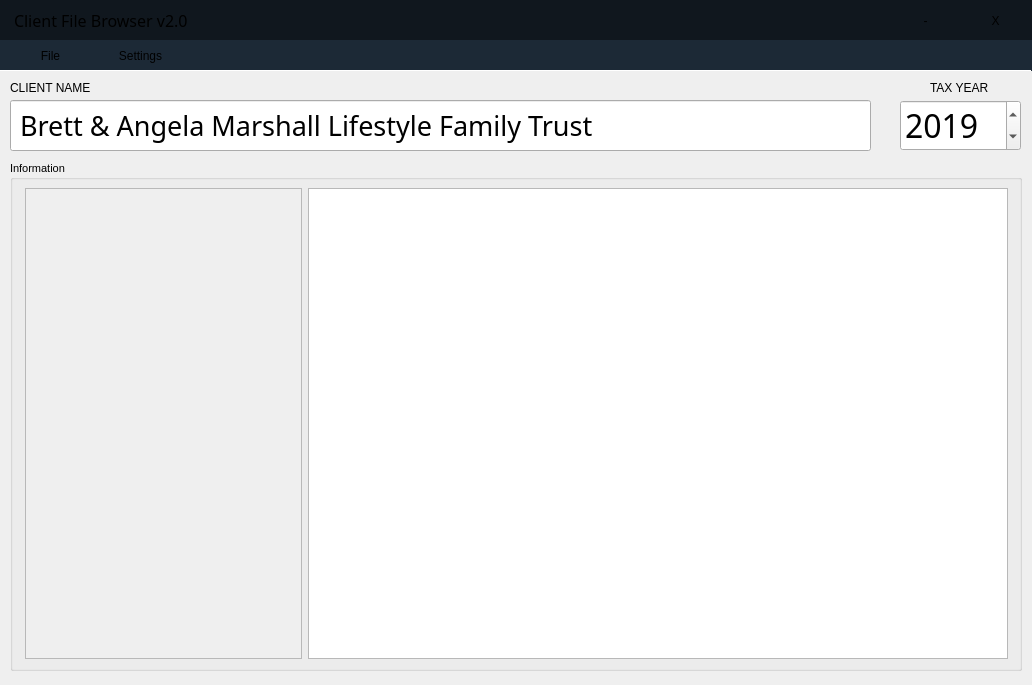
<?xml version="1.0" encoding="UTF-8"?>
<ui version="4.0">
 <class>MainWindow</class>
 <widget class="QMainWindow" name="MainWindow">
  <property name="geometry">
   <rect>
    <x>0</x>
    <y>0</y>
    <width>1032</width>
    <height>685</height>
   </rect>
  </property>
  <property name="sizePolicy">
   <sizepolicy hsizetype="Fixed" vsizetype="Fixed">
    <horstretch>0</horstretch>
    <verstretch>0</verstretch>
   </sizepolicy>
  </property>
  <property name="windowTitle">
   <string>MainWindow</string>
  </property>
  <widget class="QWidget" name="centralwidget">
   <widget class="QGroupBox" name="groupBox">
    <property name="geometry">
     <rect>
      <x>10</x>
      <y>160</y>
      <width>1012</width>
      <height>511</height>
     </rect>
    </property>
    <property name="sizePolicy">
     <sizepolicy hsizetype="Expanding" vsizetype="Expanding">
      <horstretch>0</horstretch>
      <verstretch>0</verstretch>
     </sizepolicy>
    </property>
    <property name="minimumSize">
     <size>
      <width>1000</width>
      <height>0</height>
     </size>
    </property>
    <property name="font">
     <font>
      <family>MS Shell Dlg 2</family>
      <pointsize>8</pointsize>
     </font>
    </property>
    <property name="title">
     <string>Information</string>
    </property>
    <property name="alignment">
     <set>Qt::AlignLeading|Qt::AlignLeft|Qt::AlignVCenter</set>
    </property>
    <layout class="QHBoxLayout" name="horizontalLayout">
     <property name="leftMargin">
      <number>12</number>
     </property>
     <property name="rightMargin">
      <number>11</number>
     </property>
     <item>
      <widget class="QScrollArea" name="scrollArea">
       <property name="widgetResizable">
        <bool>true</bool>
       </property>
       <widget class="QWidget" name="scrollAreaWidgetContents">
        <property name="geometry">
         <rect>
          <x>0</x>
          <y>0</y>
          <width>278</width>
          <height>469</height>
         </rect>
        </property>
       </widget>
      </widget>
     </item>
     <item>
      <widget class="QTreeView" name="treeView">
       <property name="sizePolicy">
        <sizepolicy hsizetype="Fixed" vsizetype="Expanding">
         <horstretch>0</horstretch>
         <verstretch>0</verstretch>
        </sizepolicy>
       </property>
       <property name="minimumSize">
        <size>
         <width>700</width>
         <height>0</height>
        </size>
       </property>
       <property name="baseSize">
        <size>
         <width>0</width>
         <height>0</height>
        </size>
       </property>
       <property name="cursor" stdset="0">
        <cursorShape>ArrowCursor</cursorShape>
       </property>
      </widget>
     </item>
    </layout>
   </widget>
   <widget class="QFrame" name="frame">
    <property name="geometry">
     <rect>
      <x>-10</x>
      <y>0</y>
      <width>1051</width>
      <height>41</height>
     </rect>
    </property>
    <property name="sizePolicy">
     <sizepolicy hsizetype="Minimum" vsizetype="Expanding">
      <horstretch>0</horstretch>
      <verstretch>0</verstretch>
     </sizepolicy>
    </property>
    <property name="autoFillBackground">
     <bool>false</bool>
    </property>
    <property name="styleSheet">
     <string notr="true">border: 0;background-color: rgb(16, 23, 30)</string>
    </property>
    <property name="frameShape">
     <enum>QFrame::Box</enum>
    </property>
    <property name="frameShadow">
     <enum>QFrame::Plain</enum>
    </property>
    <widget class="QPushButton" name="closebutton">
     <property name="geometry">
      <rect>
       <x>970</x>
       <y>0</y>
       <width>71</width>
       <height>41</height>
      </rect>
     </property>
     <property name="sizePolicy">
      <sizepolicy hsizetype="Expanding" vsizetype="Expanding">
       <horstretch>0</horstretch>
       <verstretch>0</verstretch>
      </sizepolicy>
     </property>
     <property name="text">
      <string>X</string>
     </property>
     <property name="flat">
      <bool>true</bool>
     </property>
    </widget>
    <widget class="QPushButton" name="minimizebutton">
     <property name="geometry">
      <rect>
       <x>900</x>
       <y>0</y>
       <width>71</width>
       <height>41</height>
      </rect>
     </property>
     <property name="sizePolicy">
      <sizepolicy hsizetype="Expanding" vsizetype="Expanding">
       <horstretch>0</horstretch>
       <verstretch>0</verstretch>
      </sizepolicy>
     </property>
     <property name="text">
      <string>-</string>
     </property>
     <property name="flat">
      <bool>true</bool>
     </property>
    </widget>
    <widget class="QLabel" name="label">
     <property name="geometry">
      <rect>
       <x>24</x>
       <y>5</y>
       <width>271</width>
       <height>31</height>
      </rect>
     </property>
     <property name="font">
      <font>
       <family>Cute Zealand</family>
       <pointsize>12</pointsize>
       <weight>50</weight>
       <bold>false</bold>
      </font>
     </property>
     <property name="text">
      <string>Client File Browser v2.0</string>
     </property>
    </widget>
   </widget>
   <widget class="QFrame" name="frame_3">
    <property name="geometry">
     <rect>
      <x>-10</x>
      <y>40</y>
      <width>1051</width>
      <height>31</height>
     </rect>
    </property>
    <property name="sizePolicy">
     <sizepolicy hsizetype="Minimum" vsizetype="Expanding">
      <horstretch>0</horstretch>
      <verstretch>0</verstretch>
     </sizepolicy>
    </property>
    <property name="autoFillBackground">
     <bool>false</bool>
    </property>
    <property name="styleSheet">
     <string notr="true">border: 0;
background-color: rgb(28, 41, 54);</string>
    </property>
    <property name="frameShape">
     <enum>QFrame::Box</enum>
    </property>
    <property name="frameShadow">
     <enum>QFrame::Plain</enum>
    </property>
    <widget class="QPushButton" name="File">
     <property name="geometry">
      <rect>
       <x>20</x>
       <y>0</y>
       <width>81</width>
       <height>31</height>
      </rect>
     </property>
     <property name="sizePolicy">
      <sizepolicy hsizetype="Expanding" vsizetype="Expanding">
       <horstretch>0</horstretch>
       <verstretch>0</verstretch>
      </sizepolicy>
     </property>
     <property name="styleSheet">
      <string notr="true">border: none;</string>
     </property>
     <property name="text">
      <string>File</string>
     </property>
     <property name="flat">
      <bool>true</bool>
     </property>
    </widget>
    <widget class="QPushButton" name="settingsbutton">
     <property name="geometry">
      <rect>
       <x>100</x>
       <y>0</y>
       <width>101</width>
       <height>31</height>
      </rect>
     </property>
     <property name="sizePolicy">
      <sizepolicy hsizetype="Expanding" vsizetype="Expanding">
       <horstretch>0</horstretch>
       <verstretch>0</verstretch>
      </sizepolicy>
     </property>
     <property name="styleSheet">
      <string notr="true">border: none;</string>
     </property>
     <property name="text">
      <string>Settings</string>
     </property>
     <property name="flat">
      <bool>true</bool>
     </property>
    </widget>
   </widget>
   <widget class="QLineEdit" name="lineEdit">
    <property name="geometry">
     <rect>
      <x>10</x>
      <y>100</y>
      <width>861</width>
      <height>51</height>
     </rect>
    </property>
    <property name="font">
     <font>
      <family>Regencie Alt</family>
      <pointsize>24</pointsize>
     </font>
    </property>
    <property name="toolTip">
     <string extracomment="test"/>
    </property>
    <property name="placeholderText">
     <string extracomment="tester"/>
    </property>
   </widget>
   <widget class="QLabel" name="clientlabel">
    <property name="geometry">
     <rect>
      <x>20</x>
      <y>100</y>
      <width>801</width>
      <height>51</height>
     </rect>
    </property>
    <property name="font">
     <font>
      <family>Cute Zealand</family>
      <pointsize>20</pointsize>
     </font>
    </property>
    <property name="text">
     <string>Brett &amp; Angela Marshall Lifestyle Family Trust</string>
    </property>
   </widget>
   <widget class="QSpinBox" name="spinBox">
    <property name="geometry">
     <rect>
      <x>900</x>
      <y>100</y>
      <width>121</width>
      <height>51</height>
     </rect>
    </property>
    <property name="font">
     <font>
      <family>Regencie Alt</family>
      <pointsize>24</pointsize>
     </font>
    </property>
    <property name="minimum">
     <number>2010</number>
    </property>
    <property name="maximum">
     <number>2025</number>
    </property>
    <property name="value">
     <number>2019</number>
    </property>
   </widget>
   <widget class="Line" name="line">
    <property name="geometry">
     <rect>
      <x>0</x>
      <y>70</y>
      <width>1032</width>
      <height>1</height>
     </rect>
    </property>
    <property name="minimumSize">
     <size>
      <width>1032</width>
      <height>0</height>
     </size>
    </property>
    <property name="maximumSize">
     <size>
      <width>900</width>
      <height>1</height>
     </size>
    </property>
    <property name="baseSize">
     <size>
      <width>0</width>
      <height>0</height>
     </size>
    </property>
    <property name="orientation">
     <enum>Qt::Horizontal</enum>
    </property>
   </widget>
   <widget class="QLabel" name="label_2">
    <property name="geometry">
     <rect>
      <x>10</x>
      <y>80</y>
      <width>91</width>
      <height>16</height>
     </rect>
    </property>
    <property name="text">
     <string>CLIENT NAME</string>
    </property>
   </widget>
   <widget class="QLabel" name="label_3">
    <property name="geometry">
     <rect>
      <x>930</x>
      <y>80</y>
      <width>71</width>
      <height>16</height>
     </rect>
    </property>
    <property name="text">
     <string>TAX YEAR</string>
    </property>
   </widget>
  </widget>
 </widget>
 <resources/>
 <connections/>
</ui>
